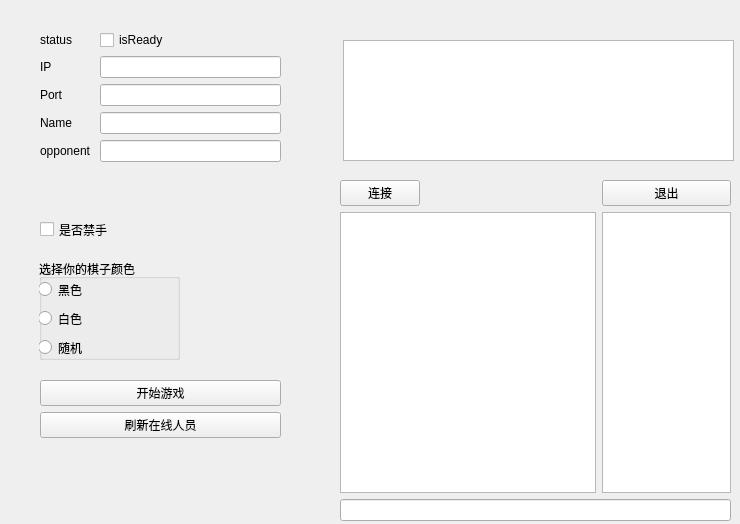
<?xml version="1.0" encoding="UTF-8"?>
<ui version="4.0">
 <class>DoubleGameChoose</class>
 <widget class="QWidget" name="DoubleGameChoose">
  <property name="geometry">
   <rect>
    <x>0</x>
    <y>0</y>
    <width>740</width>
    <height>524</height>
   </rect>
  </property>
  <property name="windowTitle">
   <string>Form</string>
  </property>
  <widget class="QWidget" name="formLayoutWidget">
   <property name="geometry">
    <rect>
     <x>40</x>
     <y>30</y>
     <width>241</width>
     <height>181</height>
    </rect>
   </property>
   <layout class="QFormLayout" name="formLayout">
    <item row="2" column="0">
     <widget class="QLabel" name="label_port">
      <property name="text">
       <string>Port</string>
      </property>
     </widget>
    </item>
    <item row="1" column="0">
     <widget class="QLabel" name="label_ip">
      <property name="text">
       <string>IP</string>
      </property>
     </widget>
    </item>
    <item row="1" column="1">
     <widget class="QLineEdit" name="lineEdit_ip"/>
    </item>
    <item row="2" column="1">
     <widget class="QLineEdit" name="lineEdit_port"/>
    </item>
    <item row="3" column="0">
     <widget class="QLabel" name="label_name">
      <property name="text">
       <string>Name</string>
      </property>
     </widget>
    </item>
    <item row="3" column="1">
     <widget class="QLineEdit" name="lineEdit_name"/>
    </item>
    <item row="4" column="0">
     <widget class="QLabel" name="label">
      <property name="text">
       <string>opponent </string>
      </property>
     </widget>
    </item>
    <item row="4" column="1">
     <widget class="QLineEdit" name="lineEdit_other"/>
    </item>
    <item row="0" column="1">
     <widget class="QCheckBox" name="checkBox">
      <property name="text">
       <string>isReady</string>
      </property>
     </widget>
    </item>
    <item row="0" column="0">
     <widget class="QLabel" name="label_2">
      <property name="text">
       <string>status</string>
      </property>
     </widget>
    </item>
   </layout>
  </widget>
  <widget class="QWidget" name="verticalLayoutWidget">
   <property name="geometry">
    <rect>
     <x>40</x>
     <y>380</y>
     <width>241</width>
     <height>141</height>
    </rect>
   </property>
   <layout class="QVBoxLayout" name="verticalLayout">
    <item>
     <widget class="QPushButton" name="pushButton_start">
      <property name="text">
       <string>开始游戏</string>
      </property>
     </widget>
    </item>
    <item>
     <widget class="QPushButton" name="pushButton_refresh">
      <property name="text">
       <string>刷新在线人员</string>
      </property>
     </widget>
    </item>
    <item>
     <spacer name="verticalSpacer">
      <property name="orientation">
       <enum>Qt::Vertical</enum>
      </property>
      <property name="sizeHint" stdset="0">
       <size>
        <width>20</width>
        <height>40</height>
       </size>
      </property>
     </spacer>
    </item>
   </layout>
  </widget>
  <widget class="QWidget" name="formLayoutWidget_2">
   <property name="geometry">
    <rect>
     <x>340</x>
     <y>180</y>
     <width>391</width>
     <height>341</height>
    </rect>
   </property>
   <layout class="QFormLayout" name="formLayout_2">
    <item row="0" column="0">
     <widget class="QPushButton" name="pushButton_connect">
      <property name="text">
       <string>连接</string>
      </property>
     </widget>
    </item>
    <item row="0" column="1">
     <widget class="QPushButton" name="pushButton_quitconnect">
      <property name="text">
       <string>退出</string>
      </property>
     </widget>
    </item>
    <item row="1" column="0">
     <widget class="QTextEdit" name="textEdit"/>
    </item>
    <item row="1" column="1">
     <widget class="QListWidget" name="listWidget"/>
    </item>
    <item row="2" column="0" colspan="2">
     <widget class="QLineEdit" name="lineEdit_messageInput"/>
    </item>
   </layout>
  </widget>
  <widget class="QTextEdit" name="textEdit_status">
   <property name="geometry">
    <rect>
     <x>343</x>
     <y>40</y>
     <width>391</width>
     <height>121</height>
    </rect>
   </property>
  </widget>
  <widget class="QGroupBox" name="groupBox">
   <property name="geometry">
    <rect>
     <x>39</x>
     <y>259</y>
     <width>141</width>
     <height>101</height>
    </rect>
   </property>
   <property name="title">
    <string>选择你的棋子颜色</string>
   </property>
   <widget class="QWidget" name="verticalLayoutWidget_2">
    <property name="geometry">
     <rect>
      <x>-1</x>
      <y>19</y>
      <width>141</width>
      <height>81</height>
     </rect>
    </property>
    <layout class="QVBoxLayout" name="verticalLayout_2">
     <item>
      <widget class="QRadioButton" name="radioButton_black">
       <property name="text">
        <string>黑色</string>
       </property>
      </widget>
     </item>
     <item>
      <widget class="QRadioButton" name="radioButton_white">
       <property name="text">
        <string>白色</string>
       </property>
      </widget>
     </item>
     <item>
      <widget class="QRadioButton" name="radioButton_random">
       <property name="text">
        <string>随机</string>
       </property>
      </widget>
     </item>
    </layout>
   </widget>
  </widget>
  <widget class="QCheckBox" name="checkBox_isForbidden">
   <property name="geometry">
    <rect>
     <x>40</x>
     <y>220</y>
     <width>131</width>
     <height>19</height>
    </rect>
   </property>
   <property name="text">
    <string>是否禁手</string>
   </property>
  </widget>
 </widget>
 <resources/>
 <connections/>
</ui>
